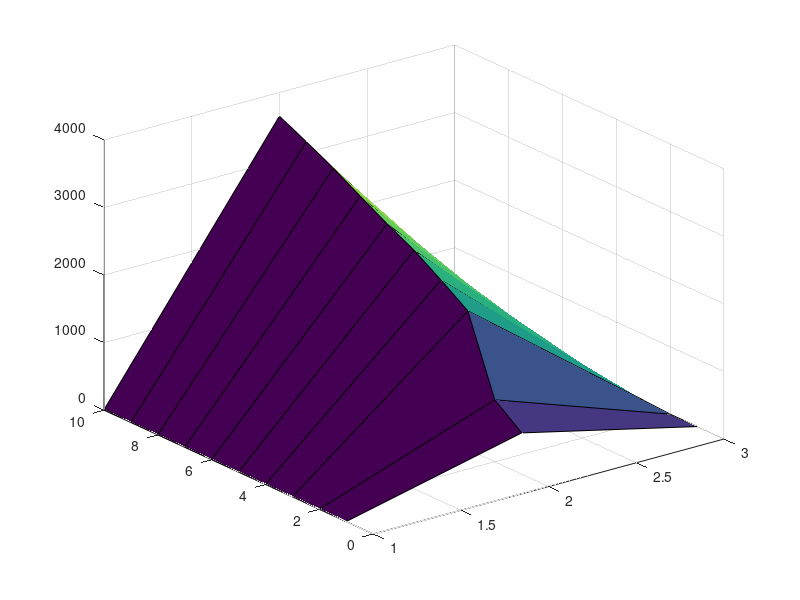

MATLAB code to generate this figure: (Note: this script raises an error after producing the figure.)

%% 4 parameters
% order dyno torque, rpm, current, voltage
% Dyno data at 100% load
Dat_4_100L = [1.0756 610 1 86.7; 1.2392 917 2 86.7; 2.5272 2049 25 86.7; 
    3.23 2324 37 86.7; 3.8744 2582 49 86.7; 4.46 2790 62 86.7; 
    5.28 3015 78 86.7; 5.984 3249 95 86.7; 6.744 3455 113 86.4; 
    7.328 3650 132 86.4];

% Dyno data at 90% load
Dat_4_90L = [.9464 324 2 86.7; 1.0048 428 1 86.7; 1.0632 620 0 86.7; 
    1.1804 820 1 86.7; 1.4732 1308 5 86.7; 2.5272 1810 20 86.7; 
    3.8744 2238 41 86.6; 4.52 2427 52 86.6; 5.22 2595 65 86.6; 
    5.924 2796 80 86.5; 6.744 2993 97 86.4; 7.448 3150 112 86.4; 
    8.092 3282 127 86.4; 8.912 3459 146 86.4; 9.612 3608 165 86.3];


% Dyno data at 80% load
Dat_4_80L = [.8876 232 4 86.7; .9464 430 3 86.7; 1.0632 624 1 86.7;
    1.1212 822 0 86.7; 1.532 1090 2 86.7; 2.6444 1479 14 86.7;
    3.992 1840 31 86.7; 4.576 1976 40 86.6; 5.28 2116 50 86.6; 
    5.984 2296 62 86.6; 6.804 2411 75 86.5; 8.148 2640 101 86.4; 
    8.968 2775 116 86.4];

%% 3 parameters
% order dyno torque, rpm, current
% Dyno data at 100% load
Dat_3_100L = [1.0756 610 1; 1.2392 917 2; 2.5272 2049 25; 
    3.23 2324 37; 3.8744 2582 49; 4.46 2790 62; 
    5.28 3015 78; 5.984 3249 95; 6.744 3455 113; 
    7.328 3650 132];

Torque = [1.0756; 1.2392; 2.5272; 3.23; 3.8744; 4.46; 5.28; 5.984; 6.744; 7.328];
RPM = [610; 917; 2049; 2324; 2582; 2790; 3015; 3249; 3455; 3650];
Current = [1; 2; 25; 37; 49; 62; 78; 95; 113; 132];
Voltage = [86.7; 86.7; 86.7; 86.7; 86.7; 86.7; 86.7;  86.7;  86.4; 86.4];

% Dyno data at 90% load
Dat_3_90L = [.9464 324 2; 1.0048 428 1; 1.0632 620 0; 
    1.1804 820 1; 1.4732 1308 5; 2.5272 1810 20; 
    3.8744 2238 41; 4.52 2427 52; 5.22 2595 65; 
    5.924 2796 80; 6.744 2993 97; 7.448 3150 112; 
    8.092 3282 127; 8.912 3459 146; 9.612 3608 165];

% Dyno data at 80% load
Dat_3_80L = [.8876 232 4; .9464 430 3; 1.0632 624 1;
    1.1212 822 0; 1.532 1090 2; 2.6444 1479 14;
    3.992 1840 31; 4.576 1976 40; 5.28 2116 50; 
    5.984 2296 62; 6.804 2411 75; 8.148 2640 101; 
    8.968 2775 116];

%% 2 parameters
% order dyno torque, rpm
% Dyno data at 100% load
Dat_2_100L = [1.0756 610; 1.2392 917; 2.5272 2049; 
    3.23 2324; 3.8744 2582; 4.46 2790; 
    5.28 3015; 5.984 3249; 6.744 3455; 
    7.328 3650];

% Dyno data at 90% load
Dat_2_90L = [.9464 324; 1.0048 428; 1.0632 620; 
    1.1804 820; 1.4732 1308; 2.5272 1810; 
    3.8744 2238; 4.52 2427; 5.22 2595; 
    5.924 2796; 6.744 2993; 7.448 3150; 
    8.092 3282; 8.912 3459; 9.612 3608];


% Dyno data at 80% load
Dat_2_80L = [.8876 232; .9464 430; 1.0632 624;
    1.1212 822; 1.532 1090; 2.6444 1479;
    3.992 1840; 4.576 1976; 5.28 2116; 
    5.984 2296; 6.804 2411; 8.148 2640; 
    8.968 2775];


%% prompt for area of cut in 3D
dTorque = input('Torque constant? : ');
dCurrent = input('Current constant? : ');
dRPM = input('RPM constant? : ');

%% slicing surface
% function relating rpm, current and torque
Concat = [ Torque RPM Current];
figure
surf( Concat )
slice(Torque, RPM, Current, Concat, dTorque, dRPM, dCurrent)

%% Function of Power
P_Elec = Voltage.*Current;
P_Mech = RPM.*Torque;

figure 
plot( P_Elec )
title( '2-D Line Plot of Electric Power' )
ylabel( 'P_Elec (Watts)' )

figure 
plot( P_Mech )
title( '2-D Line Plot of Mechanical Power' )
ylabel( 'P_Mech (Watts)' )
